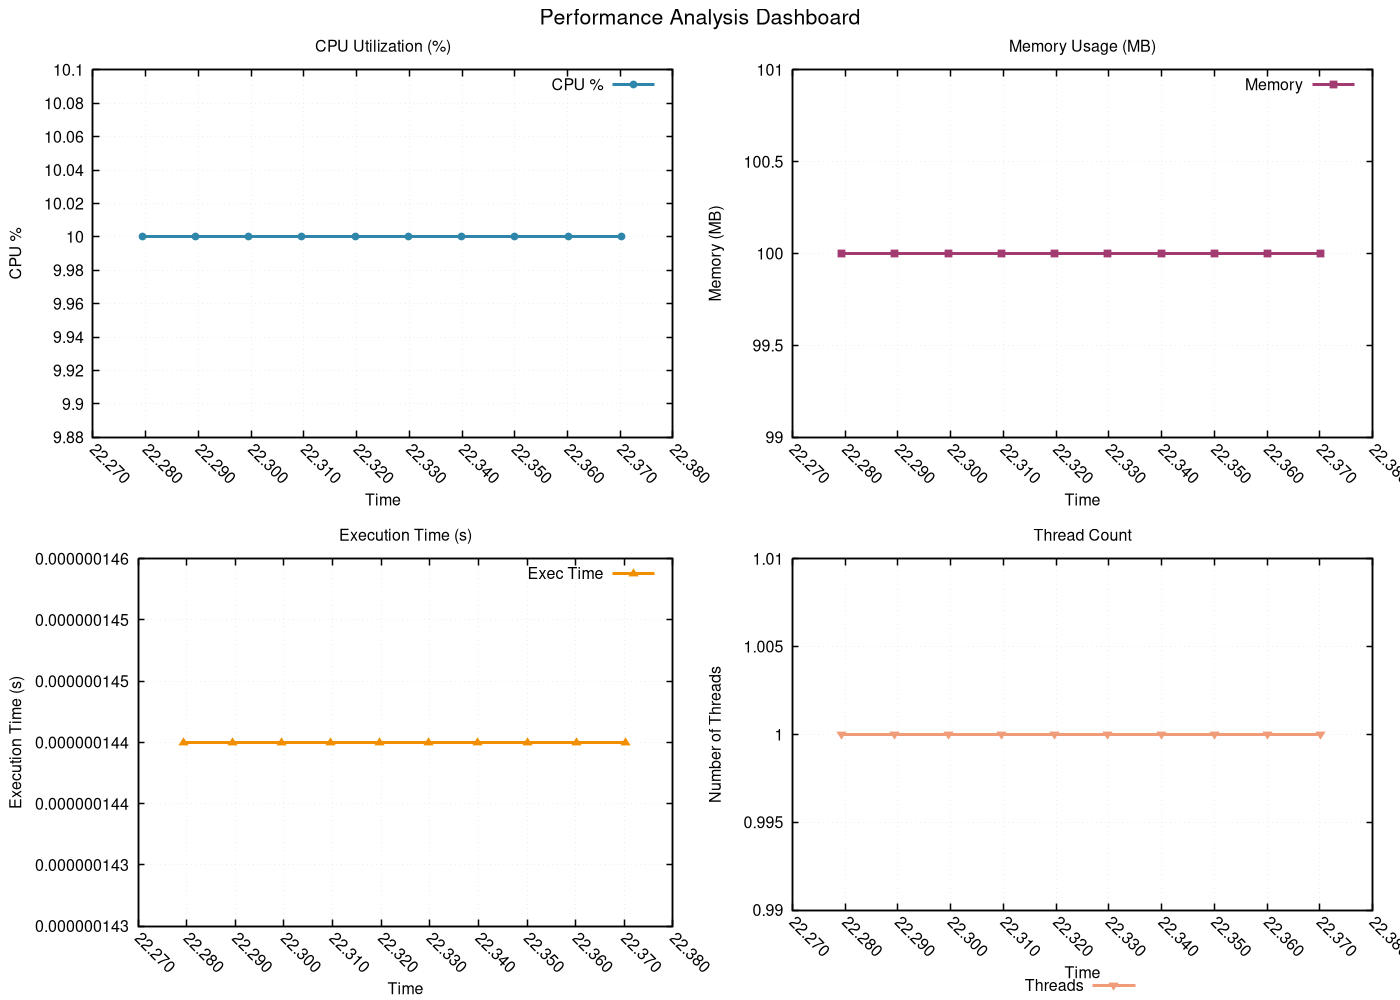

gnuplot code for this plot:
# GNUplot script for performance metrics
set terminal pngcairo enhanced font 'Helvetica,12' size 1400,1000
set output 'png/interpolation_search_20260131_225122_dashboard.png'

set multiplot layout 2,2 title 'Performance Analysis Dashboard' font 'Helvetica,16'
set style line 1 lc rgb '#2E86AB' lt 1 lw 3 pt 7 ps 0.8
set style line 2 lc rgb '#A23B72' lt 1 lw 3 pt 5 ps 0.8
set style line 3 lc rgb '#F18F01' lt 1 lw 3 pt 9 ps 0.8
set style line 4 lc rgb '#F19C79' lt 1 lw 3 pt 11 ps 0.8
set style line 5 lc rgb '#0ABB9F' lt 1 lw 3 pt 13 ps 0.8

set format x "%.3f"
set xtics rotate by -45
set autoscale x

set title 'CPU Utilization (%)'
set xlabel 'Time'
set ylabel 'CPU %'
set grid linestyle 1 lc rgb '#D3D3D3' lt 0 lw 1
set border linewidth 1.5
plot 'png/interpolation_search_20260131_225122_dashboard.dat' using 1:2 with linespoints ls 1 title 'CPU %'
set title 'Memory Usage (MB)'
set xlabel 'Time'
set ylabel 'Memory (MB)'
set grid linestyle 1 lc rgb '#D3D3D3' lt 0 lw 1
set border linewidth 1.5
plot 'png/interpolation_search_20260131_225122_dashboard.dat' using 1:3 with linespoints ls 2 title 'Memory'
set title 'Execution Time (s)'
set xlabel 'Time'
set ylabel 'Execution Time (s)'
set grid linestyle 1 lc rgb '#D3D3D3' lt 0 lw 1
set border linewidth 1.5
plot 'png/interpolation_search_20260131_225122_dashboard.dat' using 1:8 with linespoints ls 3 title 'Exec Time'
set title 'Thread Count'
set xlabel 'Time'
set ylabel 'Number of Threads'
set grid linestyle 1 lc rgb '#D3D3D3' lt 0 lw 1
set border linewidth 1.5
set key outside center bottom horizontal
plot 'png/interpolation_search_20260131_225122_dashboard.dat' using 1:9 with linespoints ls 4 title 'Threads'
unset multiplot
